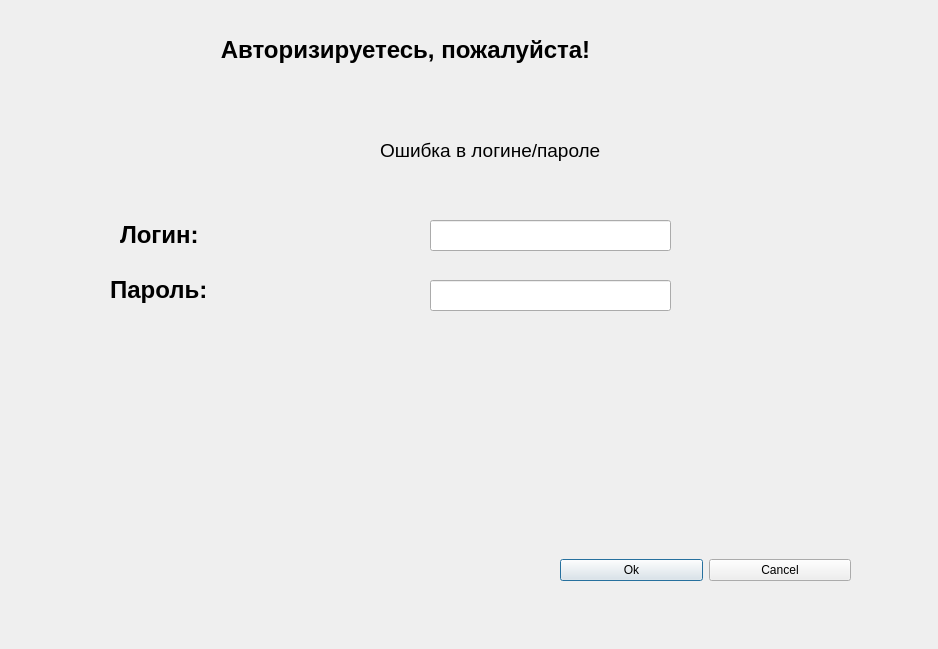
<?xml version="1.0" encoding="UTF-8"?>
<ui version="4.0">
 <class>Dialog_login</class>
 <widget class="QDialog" name="Dialog_login">
  <property name="enabled">
   <bool>true</bool>
  </property>
  <property name="geometry">
   <rect>
    <x>0</x>
    <y>0</y>
    <width>938</width>
    <height>649</height>
   </rect>
  </property>
  <property name="windowTitle">
   <string>Dialog</string>
  </property>
  <widget class="QLabel" name="label">
   <property name="geometry">
    <rect>
     <x>120</x>
     <y>210</y>
     <width>221</width>
     <height>51</height>
    </rect>
   </property>
   <property name="text">
    <string>&lt;html&gt;&lt;head/&gt;&lt;body&gt;&lt;p&gt;&lt;span style=&quot; font-size:18pt; font-weight:600;&quot;&gt;Логин:&lt;/span&gt;&lt;/p&gt;&lt;/body&gt;&lt;/html&gt;</string>
   </property>
  </widget>
  <widget class="QLabel" name="label_2">
   <property name="geometry">
    <rect>
     <x>110</x>
     <y>260</y>
     <width>241</width>
     <height>61</height>
    </rect>
   </property>
   <property name="text">
    <string>&lt;html&gt;&lt;head/&gt;&lt;body&gt;&lt;p&gt;&lt;span style=&quot; font-size:18pt; font-weight:600;&quot;&gt;Пароль:&lt;/span&gt;&lt;/p&gt;&lt;/body&gt;&lt;/html&gt;</string>
   </property>
  </widget>
  <widget class="QLabel" name="label_3">
   <property name="geometry">
    <rect>
     <x>0</x>
     <y>-10</y>
     <width>811</width>
     <height>121</height>
    </rect>
   </property>
   <property name="text">
    <string>&lt;html&gt;&lt;head/&gt;&lt;body&gt;&lt;p align=&quot;center&quot;&gt;&lt;span style=&quot; font-size:18pt; font-weight:600;&quot;&gt;Авторизируетесь, пожалуйста!&lt;/span&gt;&lt;/p&gt;&lt;/body&gt;&lt;/html&gt;</string>
   </property>
  </widget>
  <widget class="QLineEdit" name="lineEdit_Login">
   <property name="geometry">
    <rect>
     <x>430</x>
     <y>220</y>
     <width>241</width>
     <height>31</height>
    </rect>
   </property>
  </widget>
  <widget class="QLineEdit" name="lineEdit_Password">
   <property name="geometry">
    <rect>
     <x>430</x>
     <y>280</y>
     <width>241</width>
     <height>31</height>
    </rect>
   </property>
  </widget>
  <widget class="QLabel" name="label_err">
   <property name="enabled">
    <bool>true</bool>
   </property>
   <property name="geometry">
    <rect>
     <x>380</x>
     <y>120</y>
     <width>231</width>
     <height>61</height>
    </rect>
   </property>
   <property name="text">
    <string>&lt;html&gt;&lt;head/&gt;&lt;body&gt;&lt;p&gt;&lt;span style=&quot; font-size:14pt;&quot;&gt;Ошибка в логине/пароле&lt;/span&gt;&lt;/p&gt;&lt;/body&gt;&lt;/html&gt;</string>
   </property>
  </widget>
  <widget class="QWidget" name="horizontalLayoutWidget">
   <property name="geometry">
    <rect>
     <x>560</x>
     <y>530</y>
     <width>291</width>
     <height>81</height>
    </rect>
   </property>
   <layout class="QHBoxLayout" name="horizontalLayout">
    <item>
     <widget class="QPushButton" name="Ok">
      <property name="mouseTracking">
       <bool>true</bool>
      </property>
      <property name="text">
       <string>Ok</string>
      </property>
     </widget>
    </item>
    <item>
     <widget class="QPushButton" name="Cancel">
      <property name="mouseTracking">
       <bool>true</bool>
      </property>
      <property name="text">
       <string>Cancel</string>
      </property>
     </widget>
    </item>
   </layout>
  </widget>
 </widget>
 <resources/>
 <connections/>
</ui>
